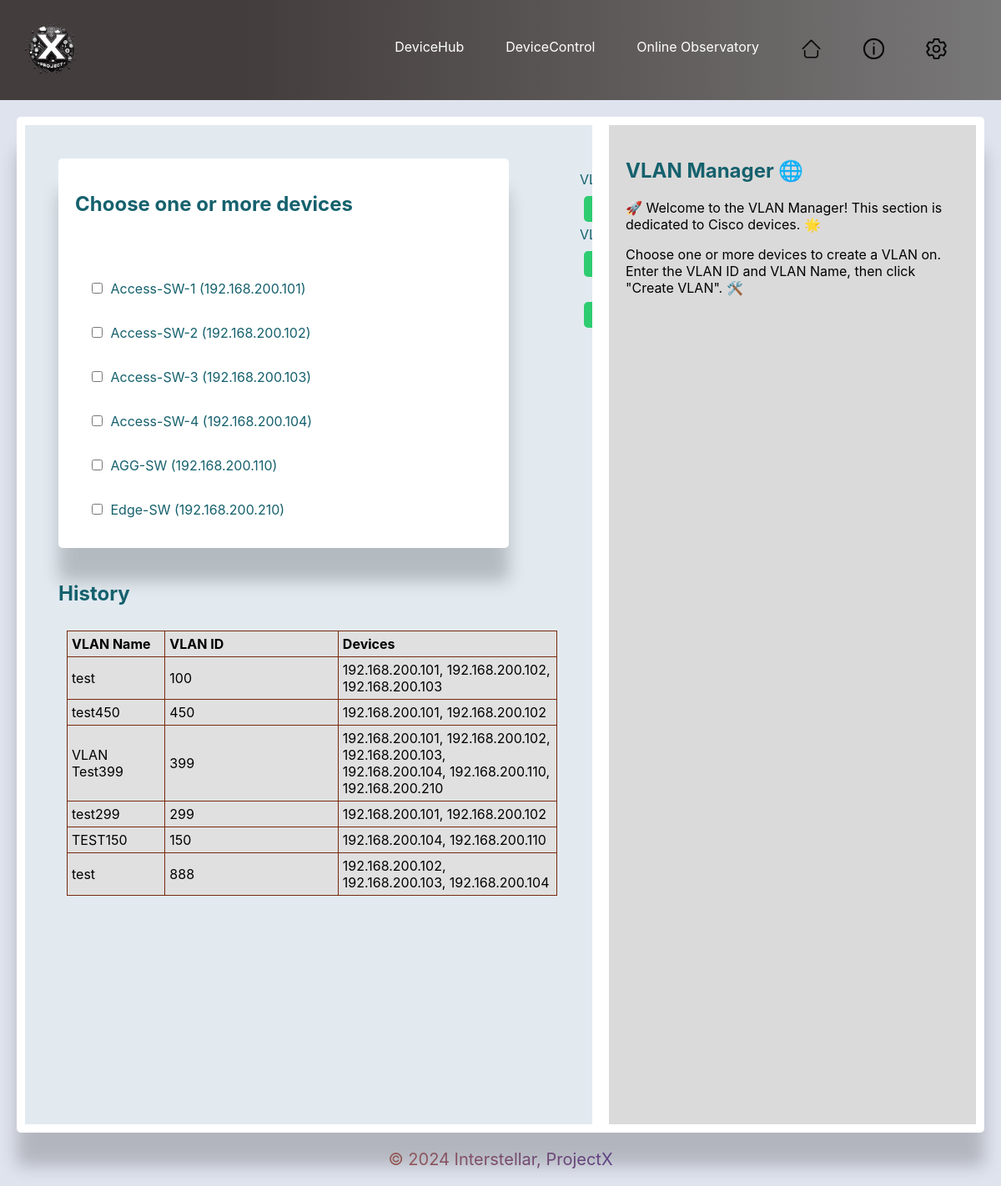
Screenshot of /devicecontrol/vlan with the database file from the repository.
### deviceHub/models.py (models this page shows)
class Device(models.Model):
    device_name = models.CharField(max_length=255)
    ip_address = models.GenericIPAddressField()
    device_type = models.CharField(max_length=255)
    manufacturer = models.CharField(max_length=255, blank=True, null=True)
    model = models.CharField(max_length=255, blank=True, null=True)
    location = models.CharField(max_length=255, blank=True, null=True)
    rack_loc = models.CharField(max_length=255, blank=True, null=True)

### deviceControl/models.py (models this page shows)
class VlanInventory(models.Model):
    vlan_name = models.CharField(max_length=50)
    vlan_id = models.PositiveIntegerField()
    devices = models.ManyToManyField(Device)

### deviceControl/views.py (the view, shortened to what this page needs)
# urls.py: path('vlan', views.vlan_manager, name='vlan_manager'),
def vlan_manager(request):
    devices = Device.objects.all()
    vlans = VlanInventory.objects.all()
    return render(request, 'vlan_manager.html', {'devices': devices, 'vlans': vlans})

### templates/vlan_manager.html (shortened to what this page needs)
{% extends 'base.html' %}
    {% load static %}
{% block content %}
<div class="vlan-container">
    <form method="post" action="{% url 'vlan_manager' %}" class="vlan-form">
        <div class="device-list-container">
            <h2> Choose one or more devices</h2><br></br>
            {% for device in devices %}
            {% if device.device_type == 'Switch' and device.manufacturer == 'Cisco' %}
            <label class="device-checkbox">
                <input type="checkbox" name="selected_devices" value="{{ device.ip_address }}">
                {{ device.device_name }} ({{ device.ip_address }})
            </label>
            {% endif %}
            {% endfor %}
        </div>
        <div class="vlan-input-container">
            <label for="vlan_id">VLAN ID:</label>
            <input type="text" id="vlan_id" name="vlan_id"
                pattern="^(?:[1-9]|[1-9][0-9]{1,2}|[1-3][0-9]{3}|40(?:[0-8][0-9]|9[0-6]))$" required>
            <label for="vlan_name">VLAN Name:</label>
            <input type="text" id="vlan_name" name="vlan_name" required><br></br>
            <button type="submit">Create VLAN</button>
        </div>
    </form>
    <table>
        <h2>History</h2>
        <thead>
            <tr>
                <th>VLAN Name</th>
                <th>VLAN ID</th>
                <th>Devices</th>
            </tr>
        </thead>
        <tbody>
            {% for vlan in vlans %}
            <tr>
                <td>{{ vlan.vlan_name }}</td>
                <td>{{ vlan.vlan_id }}</td>
                <td>
                    {% if vlan.devices.all %}
                    {% for device in vlan.devices.all %}
                    {{ device.ip_address }}{% if not forloop.last %}, {% endif %}
                    {% endfor %}
                    {% else %}
                    No devices associated
                    {% endif %}
                </td>
            </tr>
            {% endfor %}
        </tbody>
    </table>
</div>
{% endblock %}
{% block help %}
<h2>VLAN Manager 🌐</h2>
<p>🚀 Welcome to the VLAN Manager! This section is dedicated to Cisco devices. 🌟</p>
<p>Choose one or more devices to create a VLAN on. Enter the VLAN ID and VLAN Name, then click "Create VLAN". 🛠️</p>
{% endblock %}

### static/css/base.css (style rules this page uses)
:root { --font-family-sans-serif: -apple-system, BlinkMacSystemFont, "Segoe UI", Roboto, "Helvetica Neue", Arial, "Noto Sans", sans-serif, "Apple Color Emoji", "Segoe UI Emoji", "Segoe UI Symbol", "Noto Color Emoji"; --font-family-monospace: SFMono-Regular, Menlo, Monaco, Consolas, "Liberation Mono", "Courier New", monospace; }
html { font-family: sans-serif; }
body { font-family: sans-serif; margin: 0; padding: 0; font-family: -apple-system, BlinkMacSystemFont, "Segoe UI", Roboto, "Helvetica Neue", Arial, "Noto Sans", sans-serif, "Apple Color Emoji", "Segoe UI Emoji", "Segoe UI Symbol", "Noto Color Emoji"; background-color: #dfe3ee; background-size: cover; }
label { display: flex; margin-bottom: 5px; color: #15616d; align-items: center; }
input, button { padding: 8px 10px; border: none; border-radius: 5px; margin: 5px; background-color: #2ecc71; color: #000; cursor: pointer; }
table { width: 98%; border-collapse: collapse; color: #000; background-color: #e0e0e0; border: 1px solid #141413; border-radius: 5px; margin: 10px; }
th:nth-child(1), td:nth-child(1) { width: 5%; }
th:nth-child(2), td:nth-child(2) { width: 15%; }
th:nth-child(3), td:nth-child(3) { width: 16%; }
th, td { padding: 5px; text-align: left; border: 1px solid #78290f; }
.about-container h1, h2 { color: #15616d; z-index: 1; }
.vlan-container { display: flex; flex-direction: column; margin: 20px; padding: 20px; align-items: flex-start; }
.device-list-container { display: flex; flex-direction: column; flex-wrap: wrap; padding: 20px; background-color: #fff; border-radius: 5px; box-shadow: 0px 40px 20px rgba(0, 0, 0, 0.20); width: 500px; }
.vlan-form { display: flex; margin-bottom: 20px; }
.vlan-input-container { gap: 20px; padding: 15px; margin-left: 70px; }
.device-checkbox { display: block; margin: 15px; }

### rows the page displays
Device: device_name "Access-SW-1", ip_address "192.168.200.101"
Device: device_name "Access-SW-2", ip_address "192.168.200.102"
Device: device_name "Access-SW-3", ip_address "192.168.200.103"
Device: device_name "Access-SW-4", ip_address "192.168.200.104"
Device: device_name "AGG-SW", ip_address "192.168.200.110"
Device: device_name "Edge-SW", ip_address "192.168.200.210"
VlanInventory: vlan_name "test", vlan_id "100"
VlanInventory: vlan_name "test450", vlan_id "450"
VlanInventory: vlan_name "VLAN Test399", vlan_id "399"
VlanInventory: vlan_name "test299", vlan_id "299"
VlanInventory: vlan_name "TEST150", vlan_id "150"
VlanInventory: vlan_name "test", vlan_id "888"
